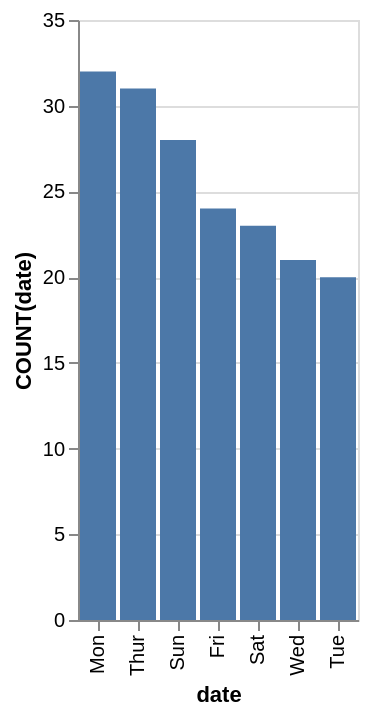

Here is the Vega-Lite specification saved for this chart:
### Vega-Lite specification from a JSON file in a GitHub repository (floating-point values rounded to 4 significant figures)
{"data": {"values": [{"x_data": "Mon", "y_data": 32}, {"x_data": "Tue", "y_data": 20}, {"x_data": "Wed", "y_data": 21}, {"x_data": "Thur", "y_data": 31}, {"x_data": "Fri", "y_data": 24}, {"x_data": "Sat", "y_data": 23}, {"x_data": "Sun", "y_data": 28}]}, "mark": "bar", "encoding": {"x": {"field": "x_data", "type": "nominal", "title": "date", "sort": {"op": "sum", "field": "y_data", "order": "descending"}}, "y": {"field": "y_data", "type": "quantitative", "title": "COUNT(date)"}}}
